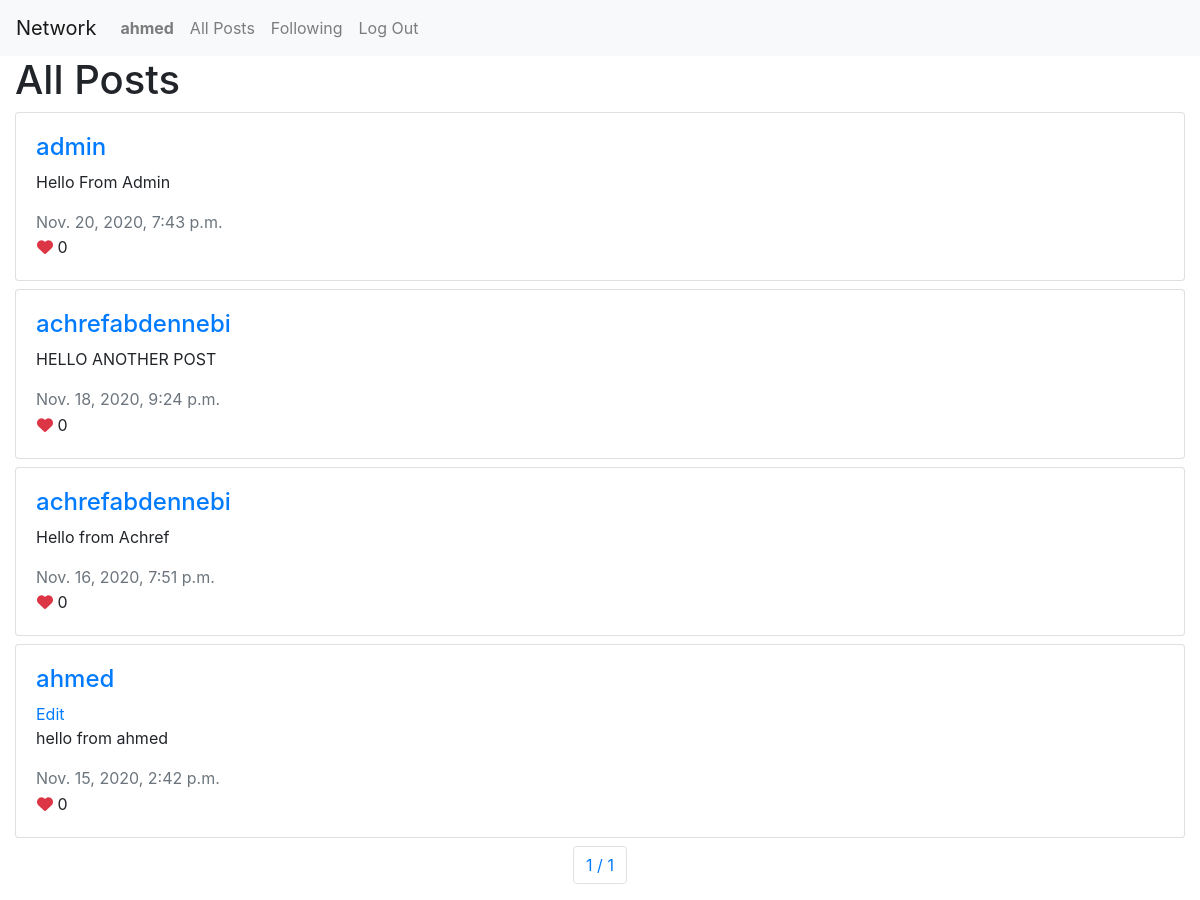
The app's page /posts (signed in) with its own data.
### network/models.py (models this page shows, shortened)
class User(AbstractUser):
    pass

class Post(models.Model):
    content = models.CharField(max_length=250)
    created_by = models.ForeignKey(User,null=True, blank=True, on_delete=DO_NOTHING, related_name="users")
    likes = models.IntegerField(default=0)
    created_date = models.DateTimeField()

### network/views.py (the view)
# urls.py: path("posts", views.getPostList, name="posts"),
def getPostList(request):
    posts = Post.objects.all().order_by('-created_date')
    paginator= Paginator(posts, 10);
    page_number = request.GET.get('page')
    post_page = paginator.get_page(page_number)
    return render(request, "network/post.html", {
        "posts": post_page
    })

### network/templates/network/post.html (shortened to what this page needs)
{% extends "network/layout.html" %}
{% block body %}
<div class="container-fluid">
    <h1>All Posts</h1>
    {% for post in posts %}
    <div class="row mt-2">
        <div class="col-md-12">
            <div class="card">
                <div class="card-body">
                    <div class="post-detail">
                        <h4>
                            <a href="{% url 'profile' post.created_by.id %}">
                                {{ post.created_by }}
                            </a>
                        </h4>
                        {% if post.created_by.id ==  user.id %}
                        <a href="#" class="edit-post" data-value="{{post.id}}" >Edit</a>
                        {% endif %}
                        <div class="post-content">
                            <p id="content__{{ post.id }}">
                                {{ post.content }}
                            </p>
                        </div>
                        <span class="text-muted">{{ post.created_date }}</span>
                        <div class="post-reaction">
                            <button type="button" class="btn p-0">
                                <i class="fas fa-heart text-danger"></i>
                                <span class="font-weight-normal">{{post.likes}}</span>
                            </button>
                        </div>
                    </div>
                </div>
            </div>
        </div>
    </div>
    {% endfor %}
    <div class="row mt-2">
        <div class="col-md-12">
            <nav aria-label="pagination">
                <ul class="pagination justify-content-center">
                    <li class="page-item">
                        <a class="page-link" href="#"> {{ posts.number }} / {{ posts.paginator.num_pages }}</a>
                    </li>
                </ul>
            </nav>
        </div>
    </div>
</div>
{% endblock %}

### network/templates/network/layout.html (shortened to what this page needs)
{% load static %}
<!DOCTYPE html>
<html lang="en">
    <head>
        <link rel="stylesheet" href="https://stackpath.bootstrapcdn.com/bootstrap/4.4.1/css/bootstrap.min.css">
        <link href="{% static 'network/styles.css' %}" rel="stylesheet">
    </head>
    <body>
        <nav class="navbar navbar-expand-lg navbar-light bg-light">
            <a class="navbar-brand" href="#">Network</a>
            <div>
              <ul class="navbar-nav mr-auto">
                {% if user.is_authenticated %}
                    <li class="nav-item">
                        <a class="nav-link" href="{% url 'index' %}"><strong>{{ user.username }}</strong></a>
                    </li>
                {% endif %}
                <li class="nav-item">
                  <a class="nav-link" href="{% url 'posts' %}">All Posts</a>
                </li>
                {% if user.is_authenticated %}
                    <li class="nav-item">
                        <a class="nav-link" href="{% url 'following' %}">Following</a>
                    </li>
                    <li class="nav-item">
                        <a class="nav-link" href="{% url 'logout' %}">Log Out</a>
                    </li>
                {% endif %}
              </ul>
            </div>
          </nav>
        <div class="body">
            {% block body %}
            {% endblock %}
        </div>
    </body>
</html>

### records on screen
User: username "ahmed"
Post: created_by "admin", content "Hello From Admin", created_date "Nov. 20, 2020, 7:43 p.m.", likes "0"
Post: created_by "achrefabdennebi", content "HELLO ANOTHER POST", created_date "Nov. 18, 2020, 9:24 p.m.", likes "0"
Post: created_by "achrefabdennebi", content "Hello from Achref", created_date "Nov. 16, 2020, 7:51 p.m.", likes "0"
Post: created_by "ahmed", {{ post.id }} 7 (drawn), content "hello from ahmed", created_date "Nov. 15, 2020, 2:42 p.m.", likes "0"

### other values on screen
{{ posts.number }} "1"
{{ posts.paginator.num_pages }} "1"
